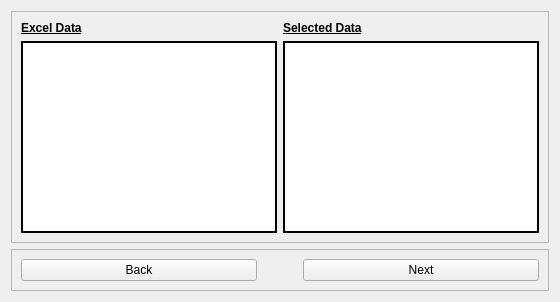
      <widget class="QWidget" name="fourth_page">
       <layout class="QVBoxLayout" name="verticalLayout">
        <item>
         <widget class="QFrame" name="excelFrame">
          <property name="maximumSize">
           <size>
            <width>16777215</width>
            <height>700</height>
           </size>
          </property>
          <property name="frameShape">
           <enum>QFrame::StyledPanel</enum>
          </property>
          <property name="frameShadow">
           <enum>QFrame::Raised</enum>
          </property>
          <layout class="QGridLayout" name="gridLayout_8">
           <item row="1" column="2">
            <widget class="QTableView" name="tableView_db">
             <property name="maximumSize">
              <size>
               <width>16777215</width>
               <height>700</height>
              </size>
             </property>
             <property name="frameShape">
              <enum>QFrame::WinPanel</enum>
             </property>
             <property name="frameShadow">
              <enum>QFrame::Plain</enum>
             </property>
            </widget>
           </item>
           <item row="1" column="0">
            <widget class="QTableView" name="tableView_excel">
             <property name="frameShape">
              <enum>QFrame::WinPanel</enum>
             </property>
             <property name="frameShadow">
              <enum>QFrame::Plain</enum>
             </property>
            </widget>
           </item>
           <item row="0" column="0">
            <widget class="QLabel" name="label_2">
             <property name="maximumSize">
              <size>
               <width>100</width>
               <height>16777215</height>
              </size>
             </property>
             <property name="font">
              <font>
               <pointsize>9</pointsize>
               <weight>75</weight>
               <bold>true</bold>
              </font>
             </property>
             <property name="text">
              <string>&lt;html&gt;&lt;head/&gt;&lt;body&gt;&lt;p&gt;&lt;span style=&quot; text-decoration: underline;&quot;&gt;Excel Data&lt;/span&gt;&lt;/p&gt;&lt;/body&gt;&lt;/html&gt;</string>
             </property>
            </widget>
           </item>
           <item row="0" column="2">
            <widget class="QLabel" name="label_4">
             <property name="font">
              <font>
               <pointsize>9</pointsize>
               <weight>75</weight>
               <bold>true</bold>
              </font>
             </property>
             <property name="text">
              <string>&lt;html&gt;&lt;head/&gt;&lt;body&gt;&lt;p&gt;&lt;span style=&quot; text-decoration: underline;&quot;&gt;Selected Data&lt;/span&gt;&lt;/p&gt;&lt;/body&gt;&lt;/html&gt;</string>
             </property>
            </widget>
           </item>
          </layout>
         </widget>
        </item>
        <item>
         <widget class="QFrame" name="frame_buttons">
          <property name="frameShape">
           <enum>QFrame::StyledPanel</enum>
          </property>
          <property name="frameShadow">
           <enum>QFrame::Raised</enum>
          </property>
          <layout class="QHBoxLayout" name="horizontalLayout_2">
           <item>
            <widget class="QPushButton" name="back_pushbutton_s">
             <property name="text">
              <string>Back</string>
             </property>
            </widget>
           </item>
           <item>
            <spacer name="horizontalSpacer_4">
             <property name="orientation">
              <enum>Qt::Horizontal</enum>
             </property>
             <property name="sizeType">
              <enum>QSizePolicy::Preferred</enum>
             </property>
             <property name="sizeHint" stdset="0">
              <size>
               <width>40</width>
               <height>20</height>
              </size>
             </property>
            </spacer>
           </item>
           <item>
            <widget class="QPushButton" name="selected_next_pushButton">
             <property name="text">
              <string>Next</string>
             </property>
            </widget>
           </item>
          </layout>
         </widget>
        </item>
       </layout>
      </widget>
